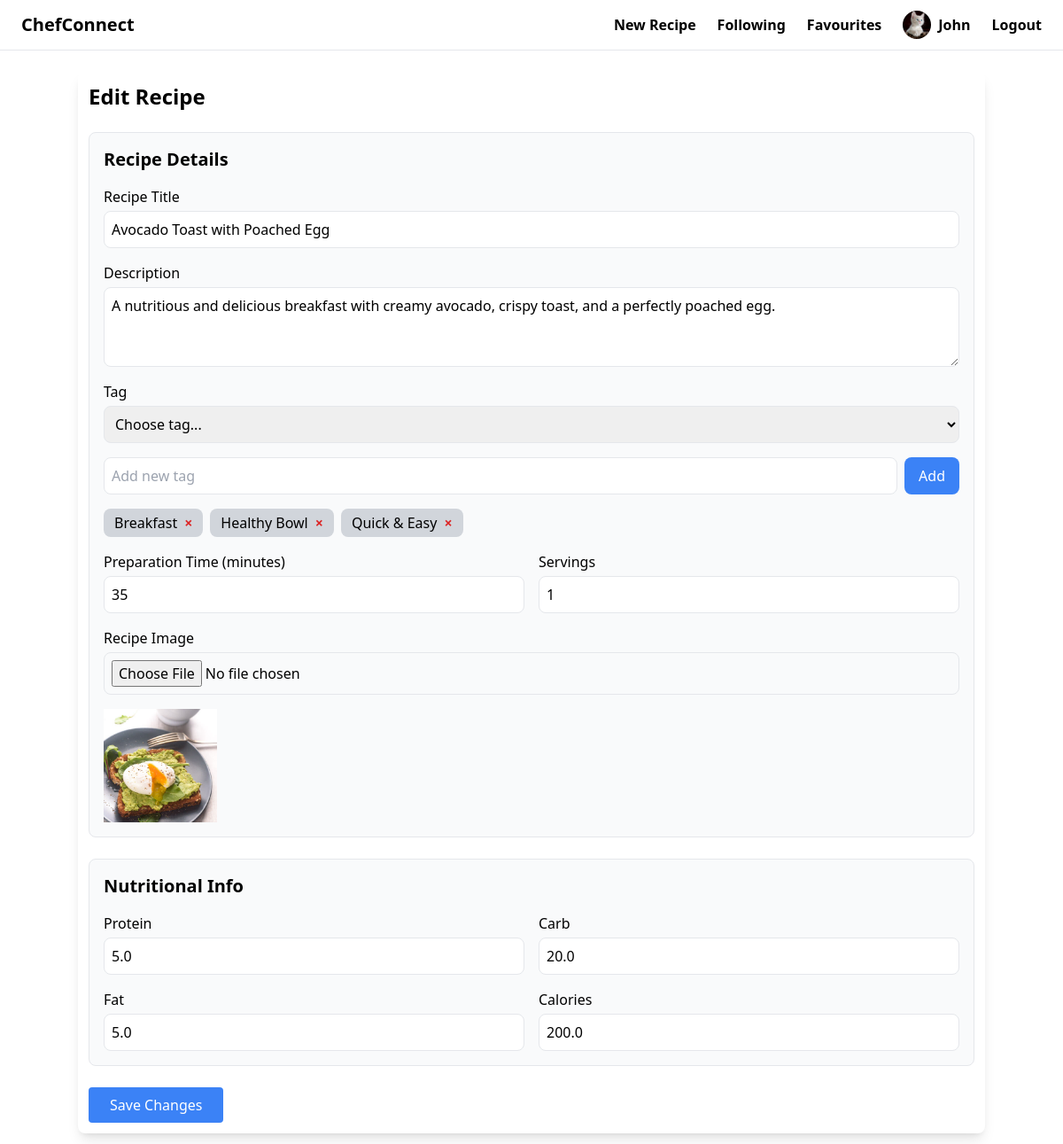
The page /recipe/9/edit/ (signed in) on the database its author committed.
### users/models.py (models this page shows, shortened)
class CustomUser(AbstractUser):
    profile_picture = models.ImageField(upload_to="profile_pictures", blank=True, null=True)  # media/profile_pictures
    description = models.TextField(blank=True, null=True)

### recipe/models.py (models this page shows, shortened)
class Recipe(models.Model):
    title = models.CharField(max_length=255)
    description = models.TextField()
    preparation_time = models.PositiveIntegerField(help_text="Time in minutes")
    servings = models.PositiveIntegerField()
    food_pic = models.ImageField(upload_to="recipe_pictures/", blank=True)
    tags = models.ManyToManyField(Tag, related_name='recipes')
    created_at = models.DateTimeField(auto_now_add=True)
    updated_at = models.DateTimeField(auto_now=True)
    created_by = models.ForeignKey(settings.AUTH_USER_MODEL, on_delete=models.CASCADE, null=True, blank=True,
                                   related_name='created_recipes')
    saved_by = models.ManyToManyField(settings.AUTH_USER_MODEL, related_name='saved_recipes', blank=True)

class Tag(models.Model):
    name = models.CharField(max_length=255)

class NutritionalInfo(models.Model):
    recipe = models.OneToOneField(Recipe, on_delete=models.CASCADE, related_name="nutrition_info")
    protein = models.FloatField(help_text="grams")
    carb = models.FloatField(help_text="grams")
    fat = models.FloatField(help_text="grams")
    calories = models.FloatField(help_text="per serving")

### recipe/views.py (the view, shortened to what this page needs)
# urls.py: path('recipe/<int:recipe_id>/edit/', edit_recipe_info, name="edit_recipe_info"),
@login_required
def edit_recipe_info(request, recipe_id: int):
    nutrition_info = NutritionalInfo.objects.get(pk=recipe_id)
    recipe = get_object_or_404(Recipe, pk=recipe_id)
    if recipe.created_by != request.user:
        messages.error(request, "You don't have permission to edit this recipe")
        return redirect('recipe:detail', recipe_id=recipe_id)
    ingredient_units = [
        ("g", "grams"),
        ("ml", "milliliters"),
        ("tsp", "teaspoons"),
        ("tbsp", "tablespoons"),
        ("cup", "cups"),
        ("piece", "pieces"),
    ]
    context = {
        "recipe": recipe,
        "nutrition_info": nutrition_info,
        "all_tags": Tag.objects.all().order_by("name"),
        "existing_tags": recipe.tags.all(),
        "ingredient_units": ingredient_units,
    }
    return render(request, "recipe/edit_recipe_info.html", context)

### recipe/templates/recipe/edit_recipe_info.html (shortened to what this page needs)
{% extends 'base.html' %}
{% load static %}
{% block content %}
    <div class="container mx-auto mt-3 p-3 bg-white shadow-lg rounded-lg">
        <h1 class="text-2xl font-bold mb-6">Edit Recipe</h1>
        <form method="post" action="{% url 'recipe:edit_recipe_info' recipe.id %}" enctype="multipart/form-data"
              class="space-y-6">
            <div class="p-4 border rounded-lg bg-gray-50">
                <h2 class="text-xl font-semibold mb-4">Recipe Details</h2>
                <div class="space-y-4">
                    <div class="flex flex-col">
                        <label for="title" class="font-medium mb-1">Recipe Title</label>
                        <input type="text" name="title" id="title" value="{{ recipe.title }}" required
                               class="w-full border rounded-lg p-2 focus:ring-2 focus:ring-blue-500">
                    </div>
                    <div class="flex flex-col">
                        <label for="description" class="font-medium mb-1">Description</label>
                        <textarea name="description" id="description" rows="3"
                                  class="w-full border rounded-lg p-2 focus:ring-2 focus:ring-blue-500">{{ recipe.description }}</textarea>
                    </div>
                    <div class="space-y-4">
                        <div class="flex flex-col">
                            <label for="tag-select" class="font-medium mb-1">Tag</label>
                            <select id="tag-select" name="existing_tags" class="w-full border rounded-lg p-2">
                                <option value="">Choose tag...</option>
                            </select>
                        </div>
                        <div class="flex flex-col sm:flex-row gap-2">
                            <input type="text" id="new-tag" placeholder="Add new tag"
                                   class="w-full border rounded-lg p-2">
                            <button type="button" onclick="tagManager.addNewTag()"
                                    class="w-full sm:w-auto bg-blue-500 text-white px-4 py-2 rounded-lg hover:bg-blue-600">
                                Add
                            </button>
                        </div>
                        <div id="selected-tags" class="flex flex-wrap gap-2">
                            {% for tag in existing_tags %}
                                <span class="px-3 py-1 bg-gray-300 rounded-lg flex items-center"
                                      data-tag-id="{{ tag.id }}">
                                <span>{{ tag.name }}</span>
                                <button type="button" class="text-red-600 font-bold ml-2"
                                        onclick="tagManager.removeTag('{{ tag.id }}')">&times;</button>
                            </span>
                            {% endfor %}
                        </div>
                    </div>
                    <div class="grid grid-cols-1 sm:grid-cols-2 gap-4">
                        <div class="flex flex-col">
                            <label for="cooking_time" class="font-medium mb-1">Preparation Time (minutes)</label>
                            <input type="number" name="cooking_time" id="cooking_time"
                                   value="{{ recipe.preparation_time }}"
                                   class="w-full border rounded-lg p-2 focus:ring-2 focus:ring-blue-500">
                        </div>
                        <div class="flex flex-col">
                            <label for="servings" class="font-medium mb-1">Servings</label>
                            <input type="number" name="servings" id="servings" value="{{ recipe.servings }}"
                                   class="w-full border rounded-lg p-2 focus:ring-2 focus:ring-blue-500">
                        </div>
                    </div>
                    <div class="flex flex-col">
                        <label for="image" class="font-medium mb-1">Recipe Image</label>
                        <input type="file" name="food_pic" id="image" accept="image/*"
                               class="w-full border rounded-lg p-2">
                        {% if recipe.food_pic %}
                            <img src="{{ recipe.food_pic.url }}" alt="Recipe Image" id="imagePreview"
                                 class="mt-4 w-32 h-32 object-cover">
                        {% endif %}
                    </div>
                </div>
            </div>
            <div class="p-4 border rounded-lg bg-gray-50">
                <h2 class="text-xl font-semibold mb-4">Nutritional Info</h2>
                <div class="grid grid-cols-1 sm:grid-cols-2 gap-4">
                    <div class="flex flex-col">
                        <label class="font-medium mb-1">Protein</label>
                        <input type="number" name="protein" value="{{ nutrition_info.protein }}"
                               class="w-full border rounded-lg p-2 focus:ring-2 focus:ring-blue-500">
                    </div>
                    <div class="flex flex-col">
                        <label class="font-medium mb-1">Carb</label>
                        <input type="number" name="carb" value="{{ nutrition_info.carb }}"
                               class="w-full border rounded-lg p-2 focus:ring-2 focus:ring-blue-500">
                    </div>
                    <div class="flex flex-col">
                        <label class="font-medium mb-1">Fat</label>
                        <input type="number" name="fat" value="{{ nutrition_info.fat }}"
                               class="w-full border rounded-lg p-2 focus:ring-2 focus:ring-blue-500">
                    </div>
                    <div class="flex flex-col">
                        <label class="font-medium mb-1">Calories</label>
                        <input type="number" name="calories" value="{{ nutrition_info.calories }}"
                               class="w-full border rounded-lg p-2 focus:ring-2 focus:ring-blue-500">
                    </div>
                </div>
            </div>
            <button type="submit" class="w-full sm:w-auto bg-blue-500 text-white px-6 py-2 rounded">Save Changes
            </button>
        </form>
    </div>
{% endblock %}

### templates/base.html (shortened to what this page needs)
{% load static %}
<!doctype html>
<html>
<head>
    <script src="https://cdn.tailwindcss.com"></script>
</head>
<body>
<nav class="relative py-3 px-4 md:px-6 border-b border-gray-200">
    <div class="max-w-7xl mx-auto">
        <div class="flex justify-between items-center">
            <a href="/" class="text-xl font-semibold">ChefConnect</a>
            <div class="hidden md:flex items-center space-x-6">
                <a href="{% url 'recipe:add_recipe' %}" class="text-base font-semibold hover:text-gray-500">New
                    Recipe</a>
                <a href="{% url 'users:following' %}" class="text-base font-semibold hover:text-gray-500">Following</a>
                <a href="{% url 'recipe:saved_recipes' %}" class="text-base font-semibold hover:text-gray-500">Favourites</a>
                {% if request.user.is_authenticated %}
                    <a href="{% url 'users:profile' %}" class="flex items-center space-x-2">
                        {% if request.user.profile_picture %}
                            <img src="{{ request.user.profile_picture.url }}" alt="Profile"
                                 class="w-8 h-8 rounded-full object-cover">
                        {% else %}
                            <div class="w-8 h-8 rounded-full bg-gray-300 flex items-center justify-center">
                                <span class="text-gray-600">{{ request.user.username|first|upper }}</span>
                            </div>
                        {% endif %}
                        <span class="text-base font-semibold hover:text-gray-500">{{ request.user.username | capfirst }}</span>
                    </a>
                    <a href="{% url 'users:logout' %}"
                       class="text-base font-semibold hover:text-red-700">Logout</a>
                {% endif %}
            </div>
        </div>
    </div>
</nav>
<div class="px-4 md:px-6 py-3">
    {% block content %}
    {% endblock %}
</div>
</body>
</html>

### rows shown on the page
CustomUser: user.profile_picture (picture), user.username "John"
Recipe: title "Avocado Toast with Poached Egg", description "A nutritious and delicious breakfast with creamy avocado, crispy toast, and a perfectly poached egg.", cooking_time "35", servings "1", food_pic (picture)
Tag: name "Breakfast"
Tag: name "Healthy Bowl"
Tag: name "Quick & Easy"
NutritionalInfo: protein "5.0", carb "20.0", fat "5.0", calories "200.0"
